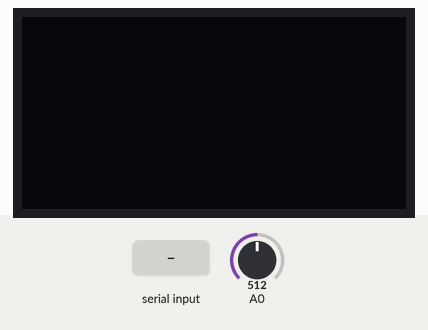
A sketch run on a simulated Arduino Uno, built with avr-gcc and run on an emulated ATmega328P. On the bench: 128×64 one-colour display. The test bench sets the inputs (shaded band); at power-on: A0 = 512. What the sketch prints to the serial monitor is not drawn.

Above: at 1.2 s.
1.3 s: "1" received over Serial
At 3.6 s:
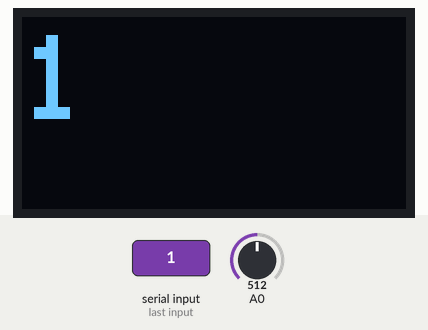
5.6 s: "0" received over Serial
At 7.4 s:
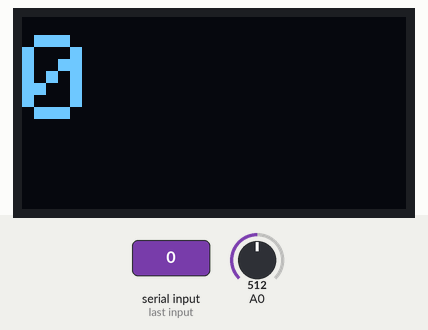
Timing chart, 0 to 8.9 s (numbered marks = the images above; inputs shaded):
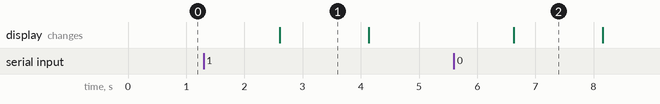

The sketch:

Ex2.ino
```cpp
#include<Adafruit_GFX.h>
#include<Adafruit_SSD1306.h>

#define SCREEN_WIDTH 128
#define SCREEN_HEIGHT 64

#define OLED_RESET     -1 // Reset pin # (or -1 if sharing Arduino reset pin)
Adafruit_SSD1306 display(SCREEN_WIDTH, SCREEN_HEIGHT, &Wire, OLED_RESET);

void setup() {
  // put your setup code here, to run once:
  display.begin(SSD1306_SWITCHCAPVCC, 0x3c); //initialize I2C addr 0x3c
  display.clearDisplay(); // clears the screen and buffer
  display.display();
  pinMode(A0, INPUT);
  Serial.begin(9600);
}

void loop() {
  // put your main code here, to run repeatedly:
  String a = Serial.readString();
  display.clearDisplay();
  display.setTextSize(4);
  display.setTextColor(WHITE);
  display.setCursor(0,6);
  display.print(a);
  display.display();
  delay(500);
  Serial.print(analogRead(A0));
}
```

Measured:
- after the input at 1.3 s, the display: changes after 1.3 s (image 1)
- after the input at 5.6 s, the display: changes after 1.0 s (image 2)
- what the display in image 1 shows lasts 1.5 s, from 2.6 s to 4.1 s
